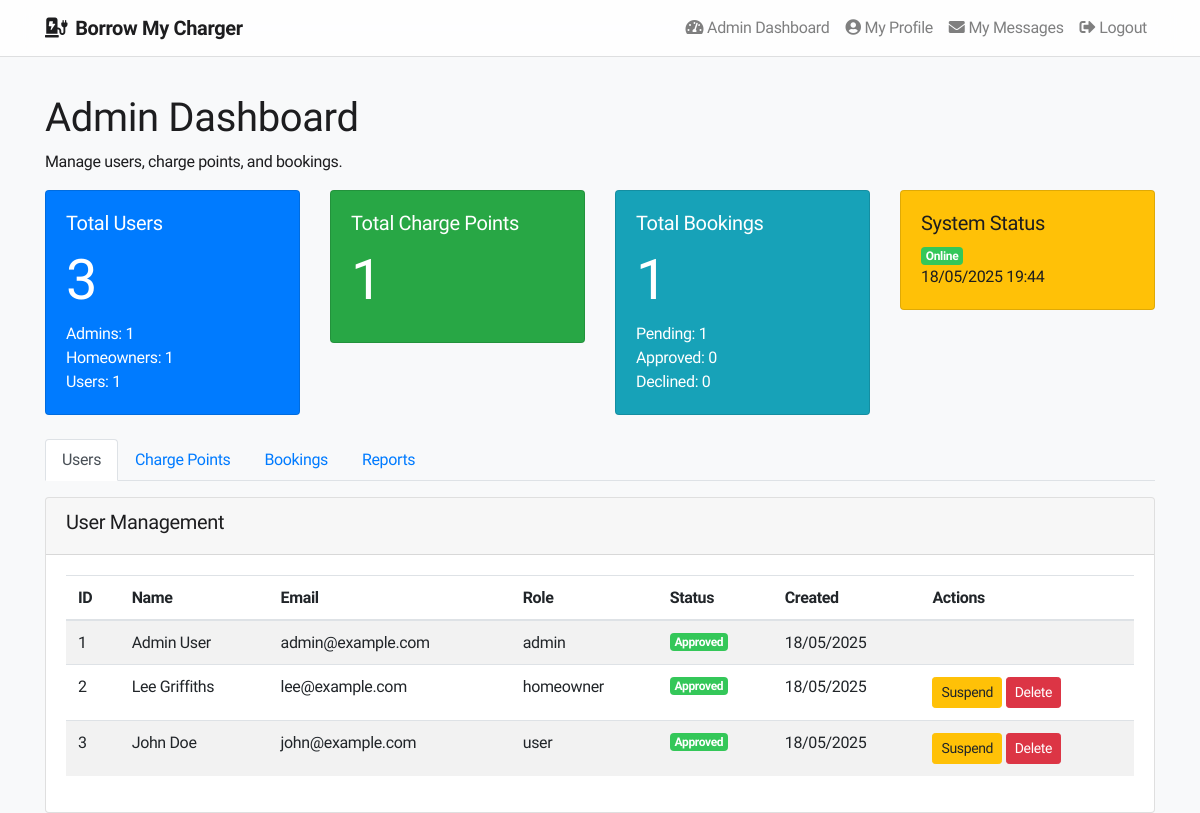
/admin-dashboard.php (signed in), run on the app's committed database.
### tables this page shows
CREATE TABLE IF NOT EXISTS bookings (
    id INT AUTO_INCREMENT PRIMARY KEY,
    user_id INT NOT NULL,
    charge_point_id INT NOT NULL,
    booking_date DATE NOT NULL,
    booking_time TIME NOT NULL,
    message TEXT,
    status ENUM('pending', 'approved', 'declined') DEFAULT 'pending',
    created_at TIMESTAMP DEFAULT CURRENT_TIMESTAMP,
    FOREIGN KEY (user_id) REFERENCES users(id) ON DELETE CASCADE,
    FOREIGN KEY (charge_point_id) REFERENCES charge_points(id) ON DELETE CASCADE
);

CREATE TABLE IF NOT EXISTS users (
    id INT AUTO_INCREMENT PRIMARY KEY,
    name VARCHAR(100) NOT NULL,
    email VARCHAR(100) NOT NULL UNIQUE,
    password VARCHAR(255) NOT NULL,
    role ENUM('user', 'homeowner', 'admin') NOT NULL,
    status ENUM('pending', 'approved', 'suspended') DEFAULT 'pending',
    created_at TIMESTAMP DEFAULT CURRENT_TIMESTAMP
);

### admin-dashboard.php (called while the page is built, shortened)
<?php
$view = new stdClass();
require_once("models/User.php");
require_once("models/ChargePoint.php");
require_once("models/Booking.php");
$userModel = new User($conn);
$chargePointModel = new ChargePoint($conn);
$bookingModel = new Booking($conn);
$view->users = $userModel->getAllUsers();
$view->chargePoints = $chargePointModel->getAll();
$view->bookings = $bookingModel->getAllBookings();
$view->totalUsers = count($view->users);
$view->totalChargePoints = count($view->chargePoints);
$view->totalBookings = count($view->bookings);
$view->usersByRole = [
    'admin' => 0,
    'homeowner' => 0,
    'user' => 0
];
foreach ($view->users as $user) {
    $view->usersByRole[$user['role']]++;
}
$view->bookingsByStatus = [
    'pending' => 0,
    'approved' => 0,
    'declined' => 0
];
foreach ($view->bookings as $booking) {
    if (isset($view->bookingsByStatus[$booking['status']])) {
        $view->bookingsByStatus[$booking['status']]++;
    }
}
require_once("views/admin/dashboard.phtml");
?>

### models/User.php (called while the page is built, shortened)
<?php
class User {
    private $conn;
    public function __construct($dbConn) {
        $this->conn = $dbConn;
    }
    public function getAllUsers() {
        $stmt = $this->conn->query("SELECT * FROM users ORDER BY created_at DESC");
        return $stmt->fetchAll(PDO::FETCH_ASSOC);
    }
}
?>

### models/Booking.php (called while the page is built, shortened)
<?php
class Booking {
    private $conn;
    public function __construct($dbConn) {
        $this->conn = $dbConn;
    }
    public function getAllBookings() {
        $stmt = $this->conn->prepare("
            SELECT b.*,
                   cp.address, cp.price,
                   u.name as user_name, u.email as user_email,
                   h.name as owner_name
            FROM bookings b
            JOIN charge_points cp ON b.charge_point_id = cp.id
            JOIN users u ON b.user_id = u.id
            JOIN users h ON cp.user_id = h.id
            ORDER BY b.created_at DESC
        ");
        $stmt->execute();
        return $stmt->fetchAll(PDO::FETCH_ASSOC);
    }
}
?>

### models/ChargePoint.php (called while the page is built, shortened)
<?php
class ChargePoint {
    private $conn;
    public function __construct($dbConn) {
        $this->conn = $dbConn;
    }
    public function getAll() {
        $stmt = $this->conn->query("SELECT cp.*, u.name as owner_name
                                   FROM charge_points cp
                                   JOIN users u ON cp.user_id = u.id
                                   WHERE cp.availability = 1");
        return $stmt->fetchAll(PDO::FETCH_ASSOC);
    }
}
?>

### views/admin/dashboard.phtml (the view, shortened to what this page needs)
<?php include 'views/includes/header.phtml'; ?>
<div class="container mt-4 admin-dashboard">
    <h1>Admin Dashboard</h1>
    <p>Manage users, charge points, and bookings.</p>
    <div class="row mb-4">
        <div class="col-md-3">
            <div class="card bg-primary text-white">
                <div class="card-body">
                    <h5 class="card-title">Total Users</h5>
                    <h2 class="display-4"><?php echo $view->totalUsers; ?></h2>
                    <p class="card-text">
                        Admins: <?php echo $view->usersByRole['admin']; ?><br>
                        Homeowners: <?php echo $view->usersByRole['homeowner']; ?><br>
                        Users: <?php echo $view->usersByRole['user']; ?>
                    </p>
                </div>
            </div>
        </div>
        <div class="col-md-3">
            <div class="card bg-success text-white">
                <div class="card-body">
                    <h5 class="card-title">Total Charge Points</h5>
                    <h2 class="display-4"><?php echo $view->totalChargePoints; ?></h2>
                </div>
            </div>
        </div>
        <div class="col-md-3">
            <div class="card bg-info text-white">
                <div class="card-body">
                    <h5 class="card-title">Total Bookings</h5>
                    <h2 class="display-4"><?php echo $view->totalBookings; ?></h2>
                    <p class="card-text">
                        Pending: <?php echo $view->bookingsByStatus['pending']; ?><br>
                        Approved: <?php echo $view->bookingsByStatus['approved']; ?><br>
                        Declined: <?php echo $view->bookingsByStatus['declined']; ?>
                    </p>
                </div>
            </div>
        </div>
        <div class="col-md-3">
            <div class="card bg-warning">
                <div class="card-body">
                    <h5 class="card-title">System Status</h5>
                    <p class="card-text">
                        <span class="badge badge-success">Online</span><br>
                        <?php echo date('d/m/Y H:i'); ?>
                    </p>
                </div>
            </div>
        </div>
    </div>
    <ul class="nav nav-tabs" id="adminTabs" role="tablist">
        <li class="nav-item">
            <a class="nav-link active" id="users-tab" data-toggle="tab" href="#users" role="tab">Users</a>
        </li>
        <li class="nav-item">
            <a class="nav-link" id="charge-points-tab" data-toggle="tab" href="#charge-points" role="tab">Charge Points</a>
        </li>
        <li class="nav-item">
            <a class="nav-link" id="bookings-tab" data-toggle="tab" href="#bookings" role="tab">Bookings</a>
        </li>
        <li class="nav-item">
            <a class="nav-link" id="reports-tab" data-toggle="tab" href="#reports" role="tab">Reports</a>
        </li>
    </ul>
    <div class="tab-content mt-3" id="adminTabContent">
        <div class="tab-pane fade show active" id="users" role="tabpanel">
            <div class="card">
                <div class="card-header">
                    <h5>User Management</h5>
                </div>
                <div class="card-body">
                    <div class="table-responsive">
                        <table class="table table-striped">
                            <thead>
                                <tr>
                                    <th>ID</th>
                                    <th>Name</th>
                                    <th>Email</th>
                                    <th>Role</th>
                                    <th>Status</th>
                                    <th>Created</th>
                                    <th>Actions</th>
                                </tr>
                            </thead>
                            <tbody>
                                <?php foreach ($view->users as $user): ?>
                                    <tr>
                                        <td><?php echo $user['id']; ?></td>
                                        <td><?php echo htmlspecialchars($user['name']); ?></td>
                                        <td><?php echo htmlspecialchars($user['email']); ?></td>
                                        <td><?php echo $user['role']; ?></td>
                                        <td>
                                            <?php if ($user['status'] === 'approved'): ?>
                                                <span class="badge badge-success">Approved</span>
                                            <?php elseif ($user['status'] === 'pending'): ?>
                                                <span class="badge badge-warning">Pending</span>
                                            <?php else: ?>
                                                <span class="badge badge-danger">Suspended</span>
                                            <?php endif; ?>
                                        </td>
                                        <td><?php echo date('d/m/Y', strtotime($user['created_at'])); ?></td>
                                        <td>
                                            <?php if ($user['role'] !== 'admin'): ?>
                                                <?php if ($user['status'] !== 'suspended'): ?>
                                                    <a href="admin-user-action.php?id=<?php echo $user['id']; ?>&action=suspend" class="btn btn-sm btn-warning">Suspend</a>
                                                <?php else: ?>
                                                    <a href="admin-user-action.php?id=<?php echo $user['id']; ?>&action=approve" class="btn btn-sm btn-success">Reactivate</a>
                                                <?php endif; ?>
                                                <a href="admin-user-action.php?id=<?php echo $user['id']; ?>&action=delete" class="btn btn-sm btn-danger" onclick="return confirm('Are you sure you want to delete this user?')">Delete</a>
                                            <?php endif; ?>
                                        </td>
                                    </tr>
                                <?php endforeach; ?>
                            </tbody>
                        </table>
                    </div>
                </div>
            </div>
        </div>
    </div>
</div>
<?php include 'views/includes/footer.phtml'; ?>

### views/includes/header.phtml (shortened to what this page needs)
<html lang="en">
<head>
    <link rel="stylesheet" href="https://stackpath.bootstrapcdn.com/bootstrap/4.5.2/css/bootstrap.min.css">
    <link rel="stylesheet" href="https://cdnjs.cloudflare.com/ajax/libs/font-awesome/5.15.3/css/all.min.css">
    <link rel="stylesheet" href="css/styles.css">
    <link rel="stylesheet" href="css/custom.css">
</head>
<body class="bg-light">
    <nav class="navbar navbar-expand-lg navbar-light fixed-top">
        <div class="container">
            <a class="navbar-brand font-weight-bold" href="index.php">
                <i class="fas fa-charging-station mr-2"></i>Borrow My Charger
            </a>
            <div class="collapse navbar-collapse" id="navbarNav">
                <ul class="navbar-nav ml-auto">
                    <?php if (isset($_SESSION['user_id'])): ?>
                        <?php if ($_SESSION['user_role'] === 'admin'): ?>
                            <li class="nav-item">
                                <a class="nav-link" href="admin-dashboard.php">
                                    <i class="fas fa-tachometer-alt mr-1"></i>Admin Dashboard
                                </a>
                            </li>
                        <?php endif; ?>
                        <li class="nav-item">
                            <a class="nav-link" href="profile.php">
                                <i class="fas fa-user-circle mr-1"></i>My Profile
                            </a>
                        </li>
                        <li class="nav-item">
                            <a class="nav-link" href="messages.php">
                                <i class="fas fa-envelope mr-1"></i>My Messages
                            </a>
                        </li>
                        <li class="nav-item">
                            <a class="nav-link" href="logout.php">
                                <i class="fas fa-sign-out-alt mr-1"></i>Logout
                            </a>
                        </li>
                    <?php endif; ?>
                </ul>
            </div>
        </div>
    </nav>
    <div style="padding-top: 70px;"></div>

### views/includes/footer.phtml (shortened to what this page needs)
</body>
</html>

### css/styles.css (style rules this page uses)
.badge-success { background-color: #34c759; }

### views/includes/header.phtml (style rules this page uses)
body { font-family: 'SF Pro Display', -apple-system, BlinkMacSystemFont, 'Segoe UI', Roboto, Helvetica, Arial, sans-serif; background-color: #f5f5f7; color: #1d1d1f; letter-spacing: -0.022em; }
.navbar { background-color: rgba(255, 255, 255, 0.8) !important; backdrop-filter: saturate(180%) blur(20px); box-shadow: 0 1px 0 rgba(0,0,0,0.1); }
.navbar-light .navbar-brand, .navbar-light .nav-link { color: #1d1d1f; }

### data on the page
bookings: user "3"
users: id "1", name "Admin User", email "admin@example.com", role "admin", status "Approved", created_at "18/05/2025"
users: id "2", name "Lee Griffiths", email "lee@example.com", role "homeowner", status "Approved", created_at "18/05/2025"
users: id "3", name "John Doe", email "john@example.com", role "user", status "Approved", created_at "18/05/2025"

### other printed values
$view->usersByRole['admin'] "1"
$view->usersByRole['homeowner'] "1"
$view->usersByRole['user'] "1"
$view->totalChargePoints "1"
$view->totalBookings "1"
$view->bookingsByStatus['pending'] "1"
$view->bookingsByStatus['approved'] "0"
$view->bookingsByStatus['declined'] "0"
